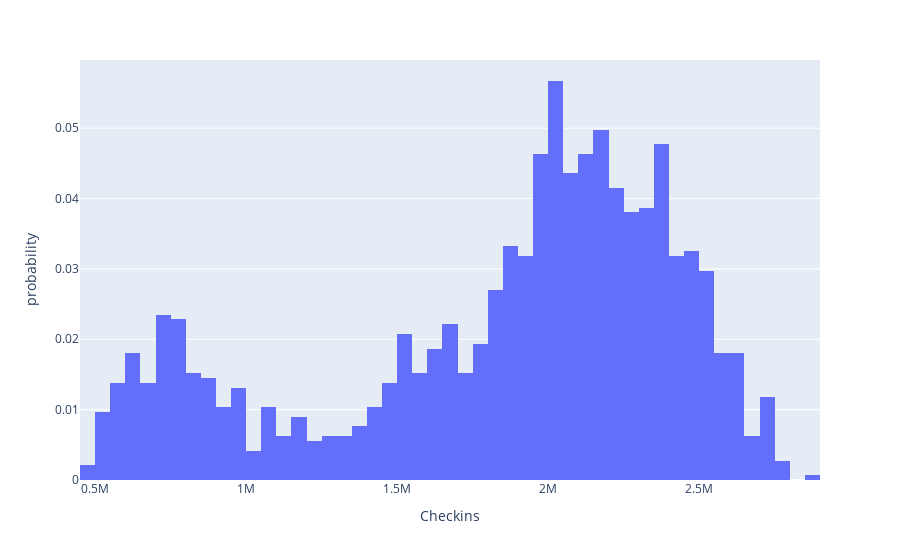

Source (notebook cell):
### Markdown cell above
We have a right-skewed distribution with a fat tail on the left. The histogram with covid removed is a more realistic representation of the underlying distribution.

### Code cell
pt.histogram(ts_df_ex_covid,"Checkins", nbins = 100, histnorm = "probability")

### Figure 1 — Plotly figure (JSON) as saved in the notebook; plotly's stock layout.template omitted (floating-point values rounded to 4 significant figures; data arrays with more than 128 entries replaced by an {"elided": "..."} marker saying what was removed)
{"data": [{"alignmentgroup": "True", "bingroup": "x", "histnorm": "probability", "hovertemplate": "Checkins=%{x}<br>probability=%{y}<extra></extra>", "legendgroup": "", "marker": {"color": "#636efa", "pattern": {"shape": ""}}, "name": "", "nbinsx": 100, "offsetgroup": "", "orientation": "v", "showlegend": false, "type": "histogram", "x": {"elided": "1446 int values"}, "xaxis": "x", "yaxis": "y"}], "layout": {"barmode": "relative", "legend": {"tracegroupgap": 0}, "margin": {"t": 60}, "xaxis": {"anchor": "y", "domain": [0, 1], "title": {"text": "Checkins"}}, "yaxis": {"anchor": "x", "domain": [0, 1], "title": {"text": "probability"}}}}
